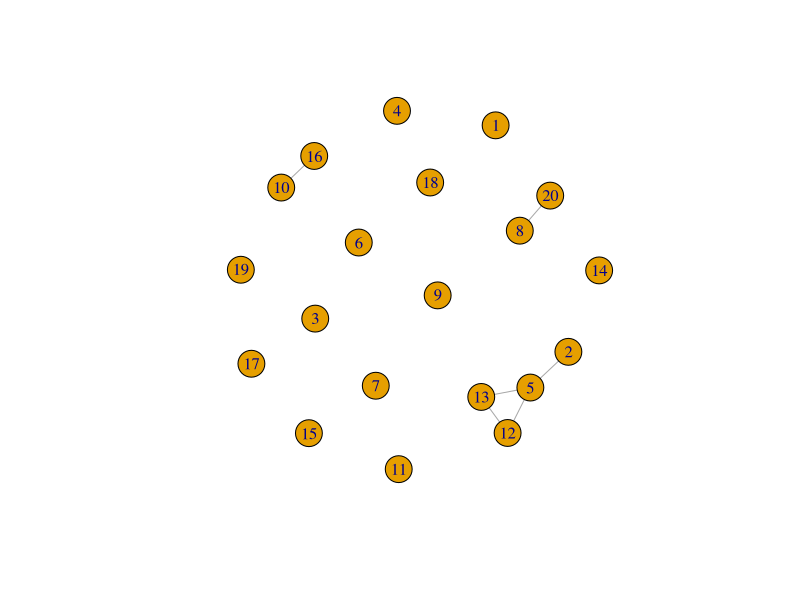

The R script that drew this image:
## ---- chunk 1
library(knitr)

# generate item pmf
nItems = 20
nSets = 5
prandom = 0.1

set.seed(3)
lengths = rpois(nSets, lambda = 2) + 1 # length of the 5 itemsets 

itemsets = vector("list", nSets)
for (i in seq_along(itemsets)) {itemsets[[i]]=sample(nItems,lengths[i])}
P_z = runif(nSets)
P_z = c((P_z/sum(P_z)) * (1-prandom), prandom)

### manipuate to render 
items = c(sapply(itemsets, function(x) paste("item", x,collapse=" ")) , "random")
item_pmf = as.data.frame(cbind(items,round(P_z,2)))
names(item_pmf) = c("Z = itemsets", "P(Z=z)")
kable(item_pmf)

## ---- chunk 2
# simulate transactions from itemset PMF
nTrans = 200

B = array(0,dim=c(nTrans,nItems))

for (i in 1:nTrans) {
  j = rpois(1,1)+1 # how many itemsets does the transaction contain (add one to avoid empty transactions)
  k = findInterval(runif(j), cumsum(P_z)) + 1 # which itemsets
  if((nSets+1) %in% k) {itemsets[nSets+1] = sample(nItems,rpois(1,1)+1)} # if trans contains a random set, generate it
  B[i,unlist(itemsets[k])] = 1
}

B = t(B)
## ---- chunk 3
# generate 'PI' upper triangular matrix of attractions 
PI = array(0, dim = c(nItems, nItems))
alpha = 1;
beta = 1;

for (i in 1:(nItems-1)) {
  for (j in (i+1):nItems) {
    den = sum(ifelse(B[i,]+B[j,] > 0, 1, 0))
    if (den == 0) {PI[i,j] = 0
    } else {PI[i,j] = (B[i,] %*% B[j,]) / sum(ifelse(B[i,]+B[j,] > 0, 1, 0))}
  }
}
## ---- chunk 4
# generate a graph from attraction matrix
library(igraph)

threshold = 0.4

edges <- c()
for (i in 1:(nItems-1)) {
  for (j in (i+1):nItems) {
    if (PI[i,j] > threshold)
      edges <- c(edges, i, j)
  }
}
g <- make_empty_graph(nItems, directed = FALSE) %>% add_edges(edges)
plot(g)

